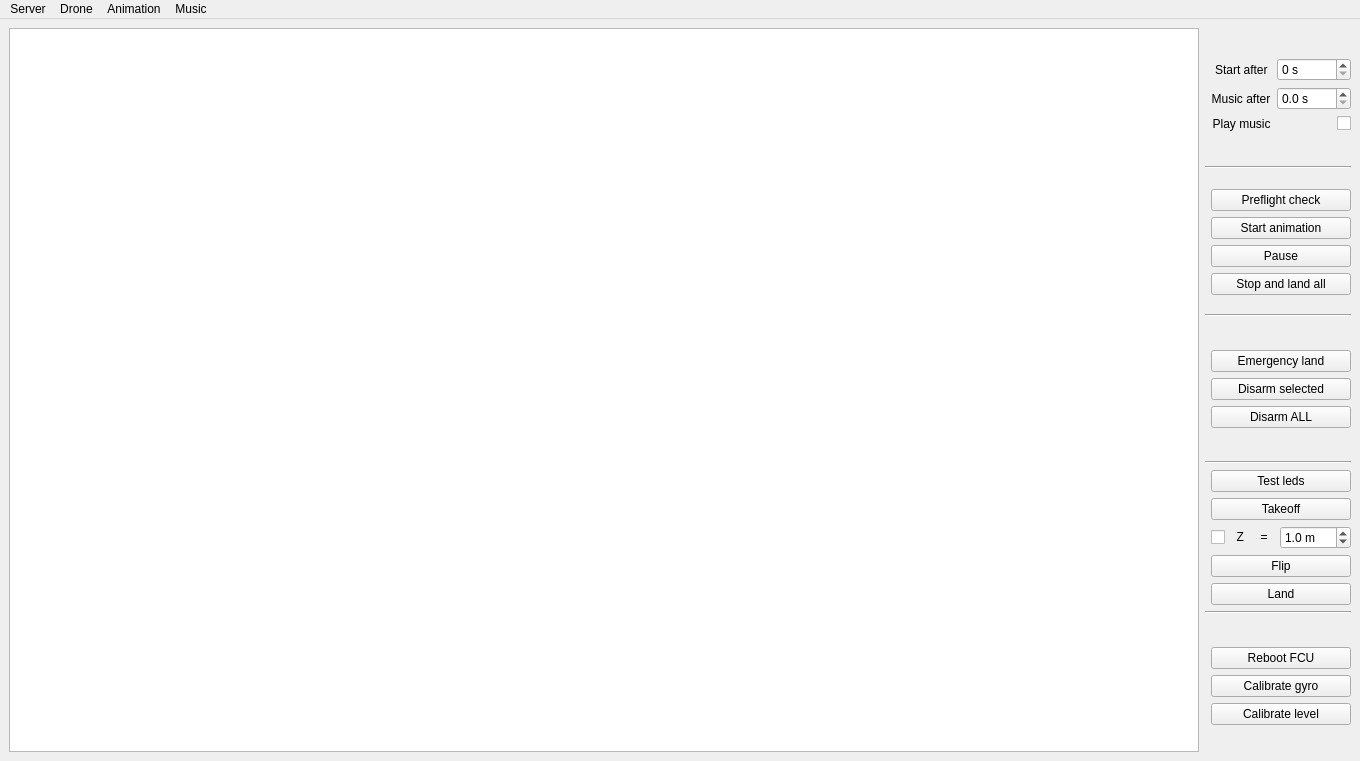
<?xml version="1.0" encoding="UTF-8"?>
<ui version="4.0">
 <class>MainWindow</class>
 <widget class="QMainWindow" name="MainWindow">
  <property name="geometry">
   <rect>
    <x>0</x>
    <y>0</y>
    <width>1360</width>
    <height>761</height>
   </rect>
  </property>
  <property name="windowTitle">
   <string>Clever Drone Show</string>
  </property>
  <widget class="QWidget" name="centralwidget">
   <property name="enabled">
    <bool>true</bool>
   </property>
   <layout class="QGridLayout" name="gridLayout">
    <item row="0" column="0">
     <layout class="QHBoxLayout" name="horizontalLayout" stretch="1,0">
      <property name="sizeConstraint">
       <enum>QLayout::SetMaximumSize</enum>
      </property>
      <item>
       <widget class="QTableView" name="tableView">
        <property name="sizePolicy">
         <sizepolicy hsizetype="Expanding" vsizetype="Expanding">
          <horstretch>0</horstretch>
          <verstretch>0</verstretch>
         </sizepolicy>
        </property>
        <property name="sizeAdjustPolicy">
         <enum>QAbstractScrollArea::AdjustToContents</enum>
        </property>
        <property name="selectionBehavior">
         <enum>QAbstractItemView::SelectItems</enum>
        </property>
        <property name="textElideMode">
         <enum>Qt::ElideMiddle</enum>
        </property>
        <property name="sortingEnabled">
         <bool>true</bool>
        </property>
        <property name="wordWrap">
         <bool>true</bool>
        </property>
        <attribute name="horizontalHeaderCascadingSectionResizes">
         <bool>false</bool>
        </attribute>
        <attribute name="horizontalHeaderDefaultSectionSize">
         <number>50</number>
        </attribute>
        <attribute name="horizontalHeaderMinimumSectionSize">
         <number>50</number>
        </attribute>
        <attribute name="horizontalHeaderStretchLastSection">
         <bool>true</bool>
        </attribute>
        <attribute name="verticalHeaderVisible">
         <bool>false</bool>
        </attribute>
       </widget>
      </item>
      <item>
       <layout class="QVBoxLayout" name="verticalLayout">
        <property name="sizeConstraint">
         <enum>QLayout::SetMaximumSize</enum>
        </property>
        <item>
         <layout class="QFormLayout" name="formLayout">
          <property name="labelAlignment">
           <set>Qt::AlignCenter</set>
          </property>
          <property name="formAlignment">
           <set>Qt::AlignCenter</set>
          </property>
          <item row="3" column="0">
           <widget class="QLabel" name="music_text">
            <property name="layoutDirection">
             <enum>Qt::RightToLeft</enum>
            </property>
            <property name="text">
             <string>  Music after</string>
            </property>
           </widget>
          </item>
          <item row="3" column="1">
           <widget class="QDoubleSpinBox" name="music_delay_spin">
            <property name="suffix">
             <string> s</string>
            </property>
            <property name="decimals">
             <number>1</number>
            </property>
            <property name="maximum">
             <double>1000.000000000000000</double>
            </property>
           </widget>
          </item>
          <item row="4" column="1">
           <widget class="QCheckBox" name="music_checkbox">
            <property name="sizePolicy">
             <sizepolicy hsizetype="Minimum" vsizetype="Fixed">
              <horstretch>0</horstretch>
              <verstretch>0</verstretch>
             </sizepolicy>
            </property>
            <property name="focusPolicy">
             <enum>Qt::NoFocus</enum>
            </property>
            <property name="contextMenuPolicy">
             <enum>Qt::DefaultContextMenu</enum>
            </property>
            <property name="layoutDirection">
             <enum>Qt::RightToLeft</enum>
            </property>
            <property name="autoFillBackground">
             <bool>false</bool>
            </property>
            <property name="text">
             <string/>
            </property>
            <property name="checked">
             <bool>false</bool>
            </property>
           </widget>
          </item>
          <item row="4" column="0">
           <widget class="QLabel" name="music_play_text">
            <property name="layoutDirection">
             <enum>Qt::RightToLeft</enum>
            </property>
            <property name="text">
             <string>  Play music</string>
            </property>
           </widget>
          </item>
          <item row="2" column="1">
           <widget class="QSpinBox" name="start_delay_spin">
            <property name="suffix">
             <string> s</string>
            </property>
           </widget>
          </item>
          <item row="2" column="0">
           <widget class="QLabel" name="start_text">
            <property name="layoutDirection">
             <enum>Qt::RightToLeft</enum>
            </property>
            <property name="text">
             <string>  Start after</string>
            </property>
            <property name="alignment">
             <set>Qt::AlignCenter</set>
            </property>
           </widget>
          </item>
         </layout>
        </item>
        <item>
         <widget class="Line" name="line">
          <property name="orientation">
           <enum>Qt::Horizontal</enum>
          </property>
         </widget>
        </item>
        <item>
         <layout class="QFormLayout" name="formLayout_2">
          <property name="formAlignment">
           <set>Qt::AlignLeading|Qt::AlignLeft|Qt::AlignVCenter</set>
          </property>
          <item row="10" column="1">
           <widget class="QPushButton" name="stop_button">
            <property name="text">
             <string>Stop and land all</string>
            </property>
           </widget>
          </item>
          <item row="9" column="1">
           <widget class="QPushButton" name="pause_button">
            <property name="text">
             <string>Pause</string>
            </property>
           </widget>
          </item>
          <item row="8" column="1">
           <widget class="QPushButton" name="start_button">
            <property name="enabled">
             <bool>true</bool>
            </property>
            <property name="text">
             <string>Start animation</string>
            </property>
            <property name="flat">
             <bool>false</bool>
            </property>
           </widget>
          </item>
          <item row="7" column="1">
           <widget class="QPushButton" name="check_button">
            <property name="enabled">
             <bool>true</bool>
            </property>
            <property name="text">
             <string>Preflight check</string>
            </property>
           </widget>
          </item>
         </layout>
        </item>
        <item>
         <widget class="Line" name="line_2">
          <property name="orientation">
           <enum>Qt::Horizontal</enum>
          </property>
         </widget>
        </item>
        <item>
         <layout class="QFormLayout" name="formLayout_3">
          <property name="formAlignment">
           <set>Qt::AlignLeading|Qt::AlignLeft|Qt::AlignVCenter</set>
          </property>
          <property name="verticalSpacing">
           <number>6</number>
          </property>
          <item row="3" column="1">
           <widget class="QPushButton" name="disarm_all_button">
            <property name="text">
             <string>Disarm ALL</string>
            </property>
           </widget>
          </item>
          <item row="2" column="1">
           <widget class="QPushButton" name="disarm_button">
            <property name="text">
             <string>Disarm selected</string>
            </property>
           </widget>
          </item>
          <item row="0" column="1">
           <widget class="QPushButton" name="emergency_button">
            <property name="text">
             <string>Emergency land</string>
            </property>
           </widget>
          </item>
         </layout>
        </item>
        <item>
         <widget class="Line" name="line_3">
          <property name="orientation">
           <enum>Qt::Horizontal</enum>
          </property>
         </widget>
        </item>
        <item>
         <layout class="QFormLayout" name="formLayout_4">
          <property name="formAlignment">
           <set>Qt::AlignLeading|Qt::AlignLeft|Qt::AlignVCenter</set>
          </property>
          <item row="8" column="1">
           <widget class="QPushButton" name="land_button">
            <property name="text">
             <string>Land</string>
            </property>
           </widget>
          </item>
          <item row="7" column="1">
           <widget class="QPushButton" name="flip_button">
            <property name="text">
             <string>Flip</string>
            </property>
           </widget>
          </item>
          <item row="1" column="1">
           <widget class="QPushButton" name="takeoff_button">
            <property name="enabled">
             <bool>true</bool>
            </property>
            <property name="text">
             <string>Takeoff</string>
            </property>
           </widget>
          </item>
          <item row="0" column="1">
           <widget class="QPushButton" name="leds_button">
            <property name="text">
             <string>Test leds</string>
            </property>
           </widget>
          </item>
          <item row="4" column="1">
           <layout class="QHBoxLayout" name="horizontalLayout_2">
            <property name="topMargin">
             <number>0</number>
            </property>
            <item>
             <widget class="QCheckBox" name="z_checkbox">
              <property name="cursor">
               <cursorShape>ArrowCursor</cursorShape>
              </property>
              <property name="focusPolicy">
               <enum>Qt::NoFocus</enum>
              </property>
              <property name="layoutDirection">
               <enum>Qt::LeftToRight</enum>
              </property>
              <property name="text">
               <string>  Z     =</string>
              </property>
             </widget>
            </item>
            <item>
             <widget class="QDoubleSpinBox" name="z_spin">
              <property name="layoutDirection">
               <enum>Qt::LeftToRight</enum>
              </property>
              <property name="suffix">
               <string> m</string>
              </property>
              <property name="decimals">
               <number>1</number>
              </property>
              <property name="value">
               <double>1.000000000000000</double>
              </property>
             </widget>
            </item>
           </layout>
          </item>
         </layout>
        </item>
        <item>
         <widget class="Line" name="line_4">
          <property name="orientation">
           <enum>Qt::Horizontal</enum>
          </property>
         </widget>
        </item>
        <item>
         <layout class="QFormLayout" name="formLayout_6">
          <property name="formAlignment">
           <set>Qt::AlignLeading|Qt::AlignLeft|Qt::AlignVCenter</set>
          </property>
          <item row="0" column="1">
           <widget class="QPushButton" name="reboot_fcu">
            <property name="text">
             <string>Reboot FCU</string>
            </property>
           </widget>
          </item>
          <item row="1" column="1">
           <widget class="QPushButton" name="calibrate_gyro">
            <property name="text">
             <string>Calibrate gyro</string>
            </property>
           </widget>
          </item>
          <item row="2" column="1">
           <widget class="QPushButton" name="calibrate_level">
            <property name="text">
             <string>Calibrate level</string>
            </property>
           </widget>
          </item>
         </layout>
        </item>
       </layout>
      </item>
     </layout>
    </item>
   </layout>
  </widget>
  <widget class="QMenuBar" name="menubar">
   <property name="geometry">
    <rect>
     <x>0</x>
     <y>0</y>
     <width>1360</width>
     <height>25</height>
    </rect>
   </property>
   <widget class="QMenu" name="menuOptions">
    <property name="title">
     <string>Server</string>
    </property>
    <widget class="QMenu" name="menuDeveloper_mode">
     <property name="title">
      <string>Developer mode</string>
     </property>
     <addaction name="action_send_any_file"/>
     <addaction name="action_send_any_command"/>
    </widget>
    <addaction name="action_send_animations"/>
    <addaction name="action_send_configurations"/>
    <addaction name="action_send_launch_file"/>
    <addaction name="action_send_Aruco_map"/>
    <addaction name="action_send_calibrations"/>
    <addaction name="action_send_fcu_parameters"/>
    <addaction name="separator"/>
    <addaction name="menuDeveloper_mode"/>
    <addaction name="separator"/>
    <addaction name="action_select_all_rows"/>
   </widget>
   <widget class="QMenu" name="menuAnimation">
    <property name="title">
     <string>Animation</string>
    </property>
    <addaction name="action_set_start_to_current_position"/>
    <addaction name="action_reset_start"/>
   </widget>
   <widget class="QMenu" name="menuDrone">
    <property name="title">
     <string>Drone</string>
    </property>
    <widget class="QMenu" name="menuDeveloper_mode_2">
     <property name="title">
      <string>Developer mode</string>
     </property>
     <addaction name="action_restart_clever"/>
     <addaction name="action_restart_clever_show"/>
     <addaction name="action_update_client_repo"/>
     <addaction name="action_reboot_all"/>
    </widget>
    <addaction name="action_set_z_offset_to_ground"/>
    <addaction name="action_reset_z_offset"/>
    <addaction name="separator"/>
    <addaction name="action_restart_chrony"/>
    <addaction name="action_remove_row"/>
    <addaction name="separator"/>
    <addaction name="menuDeveloper_mode_2"/>
   </widget>
   <widget class="QMenu" name="menuMusic">
    <property name="title">
     <string>Music</string>
    </property>
    <addaction name="action_select_music_file"/>
    <addaction name="action_play_music"/>
    <addaction name="action_stop_music"/>
   </widget>
   <addaction name="menuOptions"/>
   <addaction name="menuDrone"/>
   <addaction name="menuAnimation"/>
   <addaction name="menuMusic"/>
  </widget>
  <action name="action_send_animations">
   <property name="text">
    <string>Send animations</string>
   </property>
  </action>
  <action name="action_send_configurations">
   <property name="text">
    <string>Send configurations</string>
   </property>
  </action>
  <action name="action_send_Aruco_map">
   <property name="text">
    <string>Send aruco map</string>
   </property>
  </action>
  <action name="action_update_client_repo">
   <property name="text">
    <string>Update clever-show git</string>
   </property>
  </action>
  <action name="actionSend_launch_file_for_clever">
   <property name="text">
    <string>Send launch file for clever</string>
   </property>
  </action>
  <action name="action_send_launch_file">
   <property name="text">
    <string>Send launch files</string>
   </property>
  </action>
  <action name="action_restart_clever">
   <property name="text">
    <string>Restart clever service</string>
   </property>
  </action>
  <action name="action_restart_clever_show">
   <property name="text">
    <string>Restart clever-show service</string>
   </property>
  </action>
  <action name="action_select_all_rows">
   <property name="text">
    <string>Select all drones</string>
   </property>
   <property name="shortcut">
    <string>Ctrl+A</string>
   </property>
  </action>
  <action name="action_set_start_to_current_position">
   <property name="text">
    <string>Set start X Y to current position</string>
   </property>
  </action>
  <action name="action_reset_start">
   <property name="text">
    <string>Reset start position</string>
   </property>
  </action>
  <action name="action_set_z_offset_to_ground">
   <property name="text">
    <string>Set Z offset to ground</string>
   </property>
  </action>
  <action name="action_reset_z_offset">
   <property name="text">
    <string>Reset Z offset</string>
   </property>
  </action>
  <action name="action_select_music_file">
   <property name="text">
    <string>Select music file</string>
   </property>
  </action>
  <action name="action_play_music">
   <property name="text">
    <string>Play music</string>
   </property>
  </action>
  <action name="action_test_music_after">
   <property name="text">
    <string>Test music after</string>
   </property>
  </action>
  <action name="actionFill">
   <property name="text">
    <string>fill</string>
   </property>
  </action>
  <action name="action_send_any_file">
   <property name="text">
    <string>Send any file</string>
   </property>
  </action>
  <action name="action_send_any_command">
   <property name="text">
    <string>Send any command</string>
   </property>
  </action>
  <action name="action_stop_music">
   <property name="text">
    <string>Stop music</string>
   </property>
  </action>
  <action name="action_remove_row">
   <property name="text">
    <string>Remove from table</string>
   </property>
  </action>
  <action name="action_send_calibrations">
   <property name="text">
    <string>Send camera calibrations</string>
   </property>
  </action>
  <action name="action_reboot_all">
   <property name="text">
    <string>Reboot all</string>
   </property>
  </action>
  <action name="action_restart_chrony">
   <property name="text">
    <string>Restart chrony</string>
   </property>
  </action>
  <action name="action_send_fcu_parameters">
   <property name="text">
    <string>Send FCU parameters</string>
   </property>
  </action>
 </widget>
 <tabstops>
  <tabstop>start_delay_spin</tabstop>
  <tabstop>tableView</tabstop>
 </tabstops>
 <resources/>
 <connections/>
</ui>
